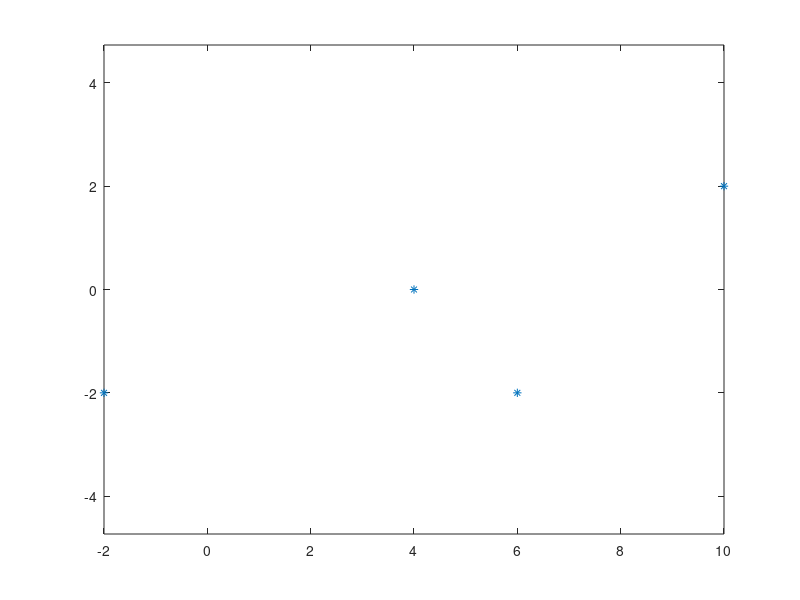

Recreate this plot in MATLAB. (Note: this script raises an error after producing the figure.)
py = [-2, 0, -2, 2];
px = [-2, 4, 6, 10];
plot(px,py,'*');

axis equal;
hold on;
syms b3 b2 b1 b0 a3 a2 a1 a0 t
t0 = -1;t1 = 0; t2 = 1; t3 = 2;
x(t) = a3*t^3 + a2*t^2 + a1*t + a0;
y(t) = b3*t^3 + b2*t^2 + b1*t + b0;
xd(t) = diff(x(t),t);
yd(t) = diff(y(t),t);
ex = [
    x(t0) == px(1),...
    x(t1) == px(2),...
    x(t2) == px(3),...
    x(t3) == px(4)
    ];
ey = [
    y(t0) == py(1),...
    y(t1) == py(2),...
    y(t2) == py(3),...
    y(t3) == py(4)
    ];
mx = solve(ex,[a3 a2 a1 a0]);
my = solve(ey,[b3 b2 b1 b0]);
cx(t) = mx.a3*t^3 + mx.a2*t^2 + mx.a1*t + mx.a0;
cy(t) = my.b3*t^3 + my.b2*t^2 + my.b1*t + my.b0;
fplot(cx(t),cy(t),[t0 t3])
cx1(t) = diff(cx(t),t);
cy1(t) = diff(cy(t),t);
quiver(px(4),py(4),cx1(t3),cy1(t3));
px2 = [px(4),14];
py2 = [py(4),-4];
vx = [3];
vy = [0];
plot(px2,py2,'*');
axis equal
hold on
quiver(px2(2),py2(2),vx(1),vy(1),'r');
t0_ = -1; t1_ = 1;
syms d3 d2 d1 d0 c3 c2 c1 c0
x_(t) = c3*t^3 + c2*t^2 + c1*t + c0;
y_(t) = d3*t^3 + d2*t^2 + d1*t + d0;
xd_(t) = diff(x_(t),t);
yd_(t) = diff(y_(t),t);
ex_ = [
    x_(t0_) == px2(1),...
    x_(t1_) == px2(2),...
    xd_(t0_) == cx1(t3) ,...
    xd_(t1_) == vx(1)
    ];
ey_ = [
    y_(t0_) == py2(1),...
    y_(t1_) == py2(2),...
    yd_(t0_) == cy1(t3),...
    yd_(t1_) == vy(1)
    ];
mx2 = solve(ex_,[c3 c2 c1 c0]);
my2 = solve(ey_,[d3 d2 d1 d0]);
cx2(t) = mx2.c3*t^3 + mx2.c2*t^2 + mx2.c1*t + mx2.c0;
cy2(t) = my2.d3*t^3 + my2.d2*t^2 + my2.d1*t + my2.d0;
fplot(cx2(t),cy2(t),[t0_ t1_])
